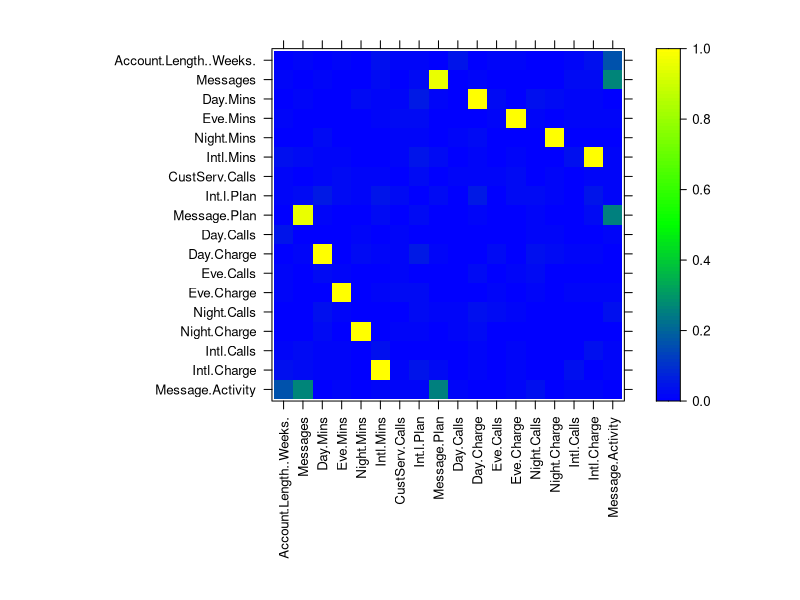

Generate this figure with R:

library(caret)
library(lattice)
library(ggplot2)

training <- read.csv("data/Training.csv", quote = "", stringsAsFactors = F, 
                      comment.char = "")
training$Message.Activity <- training$Messages / training$Account.Length..Weeks.
x <- cor(training[, -c(18, 19, 20, 21)])
diag(x) <- 0
rgb.palette <- colorRampPalette(c("blue", "green", "yellow"), space = "rgb")
levelplot(abs(x[, nrow(x):1]), main = "", xlab = "", ylab = "", col.regions = rgb.palette, cuts = 100, at = seq(0, 1, 0.01), scales = list(x=list(rot=90)))

abs(x) > 0.8